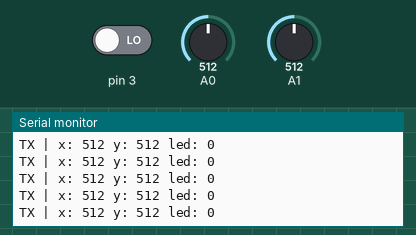
Recording of a sketch running on a simulated Arduino Uno, built with avr-gcc and run on an emulated ATmega328P. On the bench: the last lines printed to the serial monitor. Inputs (shaded band) come from the test bench; at power-on: A1 = 512, A0 = 512, pin 3 LOW. No radio packets arrive unless stated.

Above: at 4.2 s.
4.3 s: A1 set to 11
At 5.1 s:
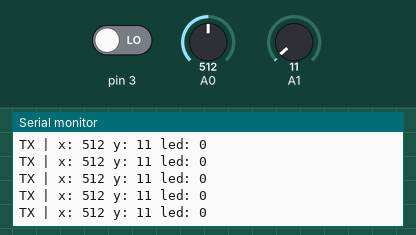
7.3 s: A1 set to 8
At 8.0 s:
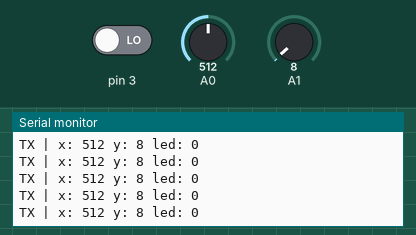
10.3 s: A0 set to 985
At 11.4 s:
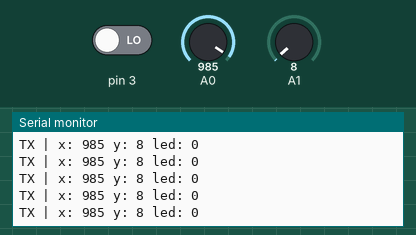
13.3 s: A0 set to 1012
At 13.9 s:
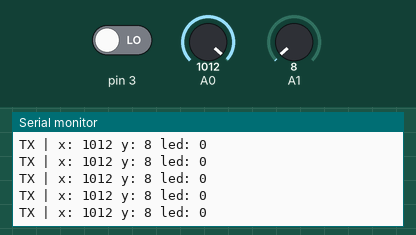
14.8 s: A1 set to 93
At 15.5 s:
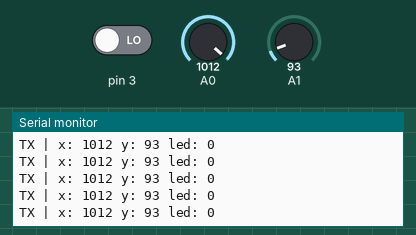
16.3 s: A1 set to 109
At 17.2 s:
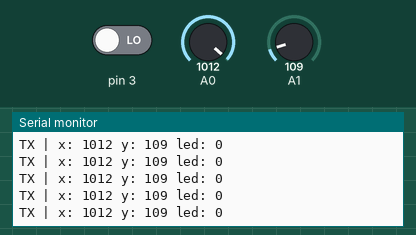
Timing chart, 0 to 19.3 s (numbered marks = the images above; inputs shaded):
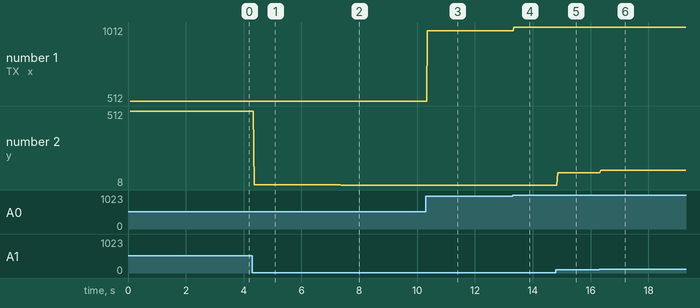

The sketch:

TXRemote.ino
```cpp
// TX Codes on Controller

// ------ Includes and Libraries

#include <stdint.h>
#include <SPI.h>
#include <nRF24L01.h>
#include <RF24.h>

// ------ Toggles of settings and features
#define DEBUG_MODE_ENABLED true

// ------ Macros

#if DEBUG_MODE_ENABLED
#define LOG(x) Serial.print(x)
#define LOG_LN(x) Serial.println(x)
#define LOG_BEGIN(baudrate) Serial.begin(baudrate)
#else
#define LOG(x)
#define LOG_LN(x)
#define LOG_BEGIN(baudrate)
#endif

// ------ Namespaces, Defines, Enumerations

namespace PINS {
constexpr uint8_t RF_CE = 9;
constexpr uint8_t RF_CSN = 10;

constexpr uint8_t JOYSTICK_X = A0;
constexpr uint8_t JOYSTICK_Y = A1;
constexpr uint8_t BUTTON = 3;
}

namespace COMMS {
constexpr uint16_t BAUDRATE_SERIAL = 9600;
constexpr uint64_t CHANNEL_ADDRESS = 0xE8E8F0F0E1LL;
}

namespace CONTROL {
constexpr uint8_t BUTTON_DEBOUNCE_DELAY = 50;
}

constexpr uint8_t TX_DELAY = 20;

// ------ Global Variables

struct ControlData {
  uint16_t x;
  uint16_t y;
  bool led_state;
};

ControlData send_data = { 512, 512, false };

RF24 radio(PINS::RF_CE, PINS::RF_CSN);

uint8_t previous_button_state = LOW;
unsigned long last_debounce_time = 0;

// ------ Function Prototypes

void Setup_Pins();
void Setup_Radio();
void Read_Input();
void Transmit_Data();
void Data_Logger();

// ------ setup() Function

void setup() {
  LOG_BEGIN(COMMS::BAUDRATE_SERIAL);
  Setup_Pins();
  Setup_Radio();
  LOG_LN("Transmitter system initialized.");
}

// ------ loop() Function

void loop() {
  Read_Input();
  Transmit_Data();
  Data_Logger();
  delay(TX_DELAY);
}

// ------ Function Implementations

void Setup_Pins() {
  pinMode(PINS::JOYSTICK_X, INPUT);
  pinMode(PINS::JOYSTICK_Y, INPUT);
  pinMode(PINS::BUTTON, INPUT);
}

void Setup_Radio() {
  radio.begin();
  radio.openWritingPipe(COMMS::CHANNEL_ADDRESS);
  //radio.setPALevel(RF24_PA_MAX);
  //radio.setDataRate(RF24_250KBPS);
  radio.stopListening();
  LOG_LN("nRF24 is started in TX mode.");
}

void Read_Input() {
  send_data.x = analogRead(PINS::JOYSTICK_X);  // raw 0–1023
  send_data.y = analogRead(PINS::JOYSTICK_Y);  // raw 0–1023

  uint8_t current_button_state = digitalRead(PINS::BUTTON);

  if (current_button_state != previous_button_state) {
    if (millis() - last_debounce_time > CONTROL::BUTTON_DEBOUNCE_DELAY) {
      if (current_button_state == HIGH) {
        send_data.led_state = !send_data.led_state;
      }
      last_debounce_time = millis();
    }
    previous_button_state = current_button_state;
  }
}

void Transmit_Data() {
  radio.write(&send_data, sizeof(send_data));
}

void Data_Logger() {
  LOG("TX | x: ");
  LOG(send_data.x);
  LOG(" y: ");
  LOG(send_data.y);
  LOG(" led: ");
  LOG_LN(send_data.led_state);
}
```

Measured:
- after the input at 4.3 s, the serial monitor: prints a new line after 0.07 s (image 1)
- after the input at 7.3 s, the serial monitor: prints a new line after 0.07 s (image 2)
- after the input at 10.3 s, the serial monitor: prints a new line after 0.06 s (image 3)
- after the input at 13.3 s, the serial monitor: prints a new line after 0.05 s (image 4)
- after the input at 14.8 s, the serial monitor: prints a new line after 0.06 s (image 5)
- after the input at 16.3 s, the serial monitor: prints a new line after 0.05 s (image 6)
- plotted number 1: 512 → 985 after the input at 10.3 s, 985 → 1012 after the input at 13.3 s
- plotted number 2: 512 → 11 after the input at 4.3 s, 11 → 8 after the input at 7.3 s, 8 → 93 after the input at 14.8 s, 93 → 109 after the input at 16.3 s
